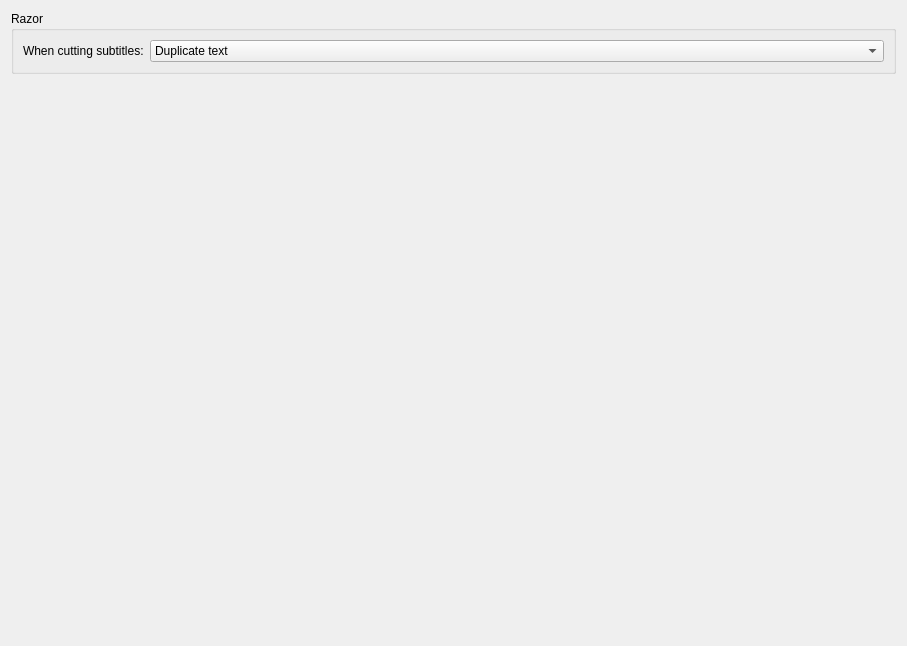
<?xml version="1.0" encoding="UTF-8"?>
<ui version="4.0">
 <author>
SPDX-FileCopyrightText: none
SPDX-License-Identifier: GPL-3.0-only OR LicenseRef-KDE-Accepted-GPL
 </author>
 <class>ConfigTools_UI</class>
 <widget class="QWidget" name="ConfigTools_UI">
  <property name="geometry">
   <rect>
    <x>0</x>
    <y>0</y>
    <width>907</width>
    <height>646</height>
   </rect>
  </property>
  <layout class="QFormLayout" name="formLayout">
   <item row="0" column="0" colspan="2">
    <widget class="QGroupBox" name="groupBox_1">
     <property name="title">
      <string>Razor</string>
     </property>
     <layout class="QGridLayout" name="gridLayout_1">
      <item row="0" column="0">
        <widget class="QLabel" name="label_2">
         <property name="text">
          <string>When cutting subtitles:</string>
         </property>
        </widget>
       </item> 
      <item row="0" column="1">
       <widget class="QComboBox" name="kcfg_subtitle_razor_mode">
        <property name="sizePolicy">
         <sizepolicy hsizetype="MinimumExpanding" vsizetype="Fixed">
          <horstretch>0</horstretch>
          <verstretch>0</verstretch>
         </sizepolicy>
        </property>
        <item>
         <property name="text">
          <string>Duplicate text</string>
         </property>
        </item>
        <item>
         <property name="text">
          <string>Split after first line</string>
         </property>
        </item>
       </widget>
      </item>
     </layout>
    </widget>
   </item>
   <item row="1" column="0">
    <spacer name="verticalSpacer">
     <property name="orientation">
      <enum>Qt::Vertical</enum>
     </property>
     <property name="sizeHint" stdset="0">
      <size>
       <width>20</width>
       <height>23</height>
      </size>
     </property>
    </spacer>
   </item>
  </layout>
 </widget>
 <tabstops>
  <tabstop>kcfg_subtitle_razor_mode</tabstop>
 </tabstops>
 <resources/>
 <connections/>
</ui>
